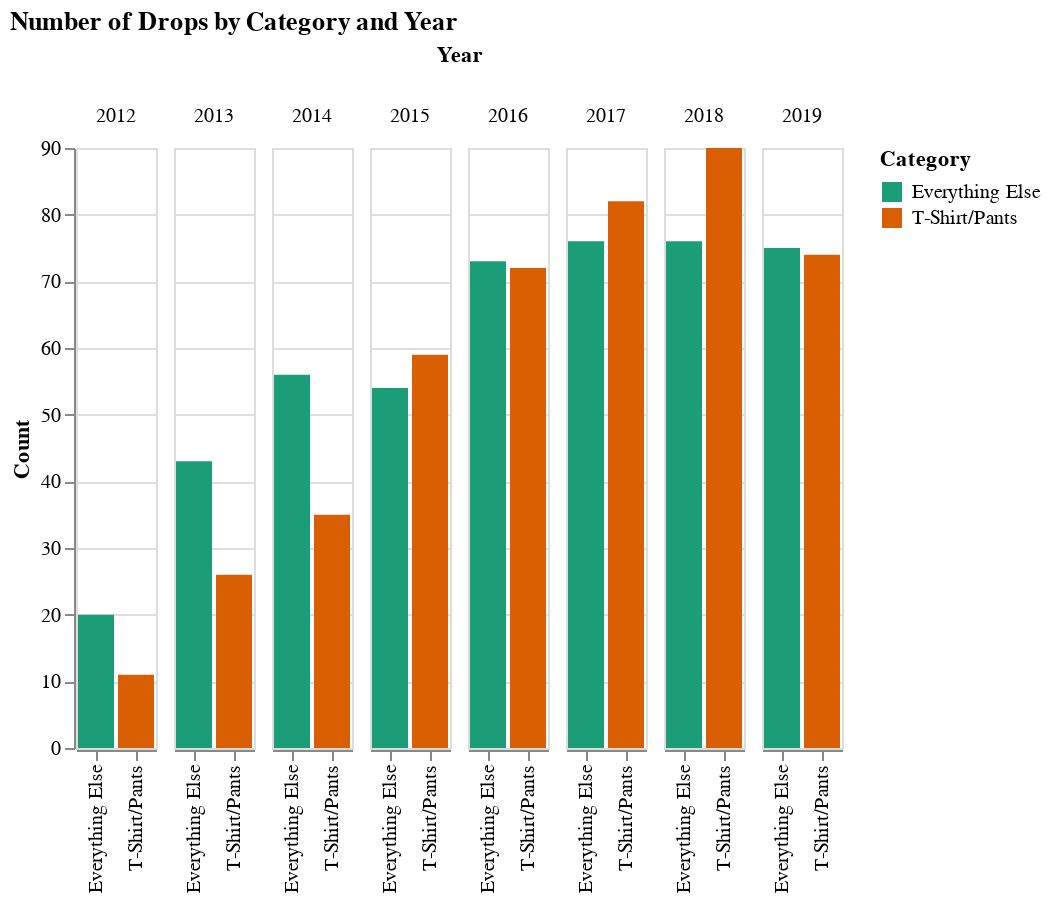

Write notebook code for a chart like this one.
### Markdown cell above
On a closer inspection, though, it becomes clear that two product types have begun to dominate the Outlier product palette: pants and t-shirts. It wasn't like this a earlier, but this is how things have developed. In 2019, t-shirts and pants accounted for close to 50% of clothes drops.

### Code cell
type_count_df = df_clothes.groupby(['Year', 'Type']).count()['Release'].unstack()
ts_pt_ser = type_count_df['T-Shirt'] + type_count_df['Pants']
ts_pt_ser.name = "T-Shirt/Pants"
other_ser = type_count_df.drop(['T-Shirt', 'Pants'], axis=1).sum(axis=1)
other_ser.name = "Everything Else"
tdf = pd.DataFrame([ts_pt_ser, other_ser]).unstack().reset_index()
tdf.columns = ['Year', 'Category', 'Drops']

alt.Chart(tdf, width=40).mark_bar().encode(
    x=alt.X('Category:N', title=None),
    y=alt.Y('Drops:Q', title="Count"),
    color=alt.Color('Category:N', scale=alt.Scale(scheme='dark2')),
    column='Year:O',
    tooltip=['Drops', "Category"]
).configure_facet(spacing=7).properties(title='Number of Drops by Category and Year')

### Figure 1 — Vega-Lite specification as saved in the notebook (floating-point values rounded to 4 significant figures)
{"$schema": "https://vega.github.io/schema/vega-lite/v3.4.0.json", "config": {"facet": {"spacing": 7}, "mark": {"tooltip": null}, "view": {"height": 300, "width": 400}}, "data": {"name": "data-3ff88fb45612376c4ed4b8a6bca9d042"}, "datasets": {"data-3ff88fb45612376c4ed4b8a6bca9d042": [{"Category": "T-Shirt/Pants", "Drops": 11, "Year": 2012}, {"Category": "Everything Else", "Drops": 20, "Year": 2012}, {"Category": "T-Shirt/Pants", "Drops": 26, "Year": 2013}, {"Category": "Everything Else", "Drops": 43, "Year": 2013}, {"Category": "T-Shirt/Pants", "Drops": 35, "Year": 2014}, {"Category": "Everything Else", "Drops": 56, "Year": 2014}, {"Category": "T-Shirt/Pants", "Drops": 59, "Year": 2015}, {"Category": "Everything Else", "Drops": 54, "Year": 2015}, {"Category": "T-Shirt/Pants", "Drops": 72, "Year": 2016}, {"Category": "Everything Else", "Drops": 73, "Year": 2016}, {"Category": "T-Shirt/Pants", "Drops": 82, "Year": 2017}, {"Category": "Everything Else", "Drops": 76, "Year": 2017}, {"Category": "T-Shirt/Pants", "Drops": 90, "Year": 2018}, {"Category": "Everything Else", "Drops": 76, "Year": 2018}, {"Category": "T-Shirt/Pants", "Drops": 74, "Year": 2019}, {"Category": "Everything Else", "Drops": 75, "Year": 2019}]}, "encoding": {"color": {"field": "Category", "scale": {"scheme": "dark2"}, "type": "nominal"}, "column": {"field": "Year", "type": "ordinal"}, "tooltip": [{"field": "Drops", "type": "quantitative"}, {"field": "Category", "type": "nominal"}], "x": {"field": "Category", "title": null, "type": "nominal"}, "y": {"field": "Drops", "title": "Count", "type": "quantitative"}}, "mark": "bar", "title": "Number of Drops by Category and Year", "width": 40}
